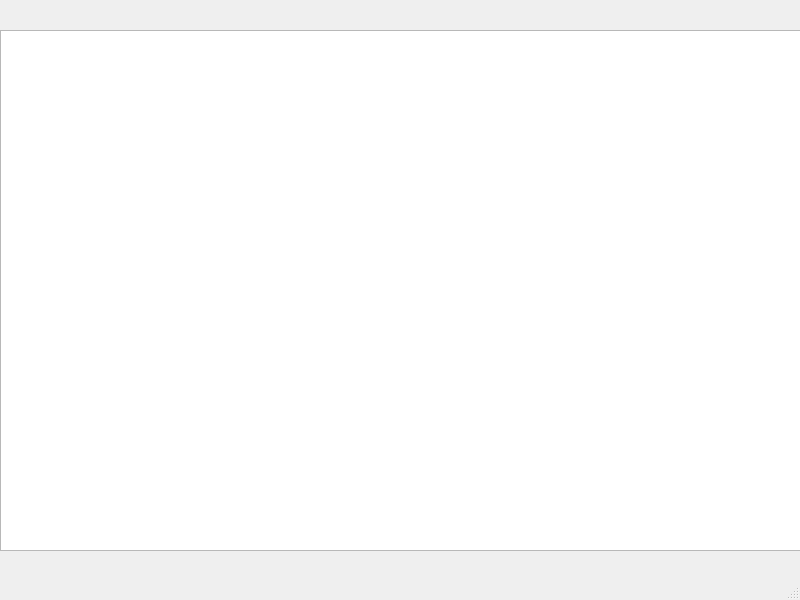
<?xml version="1.0" encoding="UTF-8"?>
<ui version="4.0">
 <class>MainWindow</class>
 <widget class="QMainWindow" name="MainWindow">
  <property name="geometry">
   <rect>
    <x>0</x>
    <y>0</y>
    <width>800</width>
    <height>600</height>
   </rect>
  </property>
  <property name="windowTitle">
   <string>MainWindow</string>
  </property>
  <widget class="QWidget" name="centralwidget">
   <widget class="QTableWidget" name="tableWidget">
    <property name="geometry">
     <rect>
      <x>0</x>
      <y>30</y>
      <width>801</width>
      <height>521</height>
     </rect>
    </property>
   </widget>
  </widget>
  <widget class="QMenuBar" name="menubar">
   <property name="geometry">
    <rect>
     <x>0</x>
     <y>0</y>
     <width>800</width>
     <height>26</height>
    </rect>
   </property>
  </widget>
  <widget class="QStatusBar" name="statusbar"/>
 </widget>
 <resources/>
 <connections/>
</ui>
